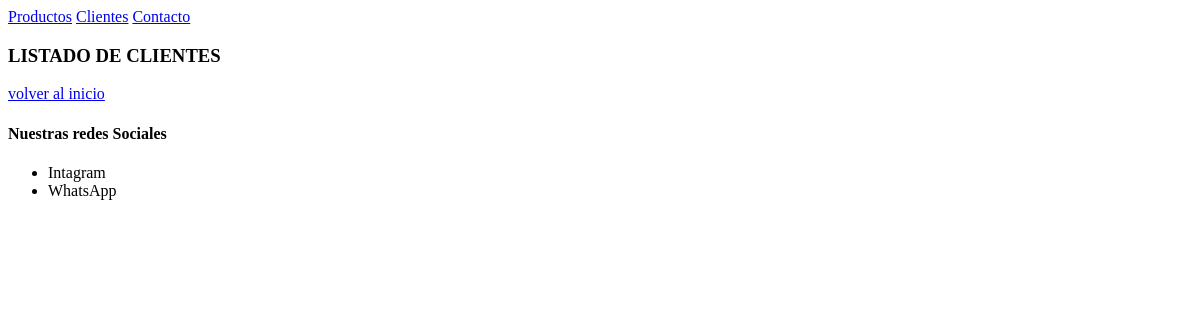
Page /app/clientes/ on the earlier database version.
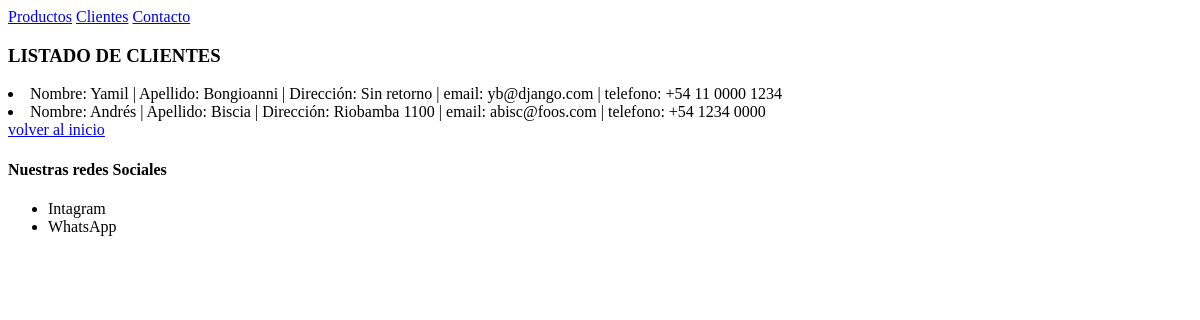
Same page on the later database version.
### app/models.py (models this page shows)
class Cliente(models.Model):
    nombre = models.CharField(max_length=50)
    apellido = models.CharField(max_length=50)
    direccion = models.CharField(max_length=100)
    email = models.EmailField()
    telefono = models.CharField(max_length=30)
    def __str__(self) -> str:
        return f'Nombre: {self.nombre} | Apellido: {self.apellido} | Dirección: {self.direccion} | email: {self.email} | telefono: {self.telefono}'

### app/views.py (the view)
# urls.py: path('clientes/',ClientListView.as_view(),name="clientes"),
class ClientListView(ListView):
    def get(self,request,*args,**kwargs):
        clientes = Cliente.objects.all()
        context = {
            'clientes':clientes
        }
        return render(request,'clientes_list.html',context)

### templates/clientes_list.html
{% extends "padre.html" %}
{% block loquecambia %}
        <h3>LISTADO DE CLIENTES</h3>
        {% for c in clientes %}
                <li>{{c}}</li>
        {% endfor %}
        <a href="{% url 'inicio' %}">volver al inicio</a>
{% endblock %}

Differences in the rows shown:
added Cliente: nombre+apellido+direccion "Nombre: Yamil | Apellido: Bongioanni | Dirección: Sin retorno | email: yb@django.com | telefono: +54 11 0000 1234"
added Cliente: nombre+apellido+direccion "Nombre: Andrés | Apellido: Biscia | Dirección: Riobamba 1100 | email: abisc@foos.com | telefono: +54 1234 0000"
